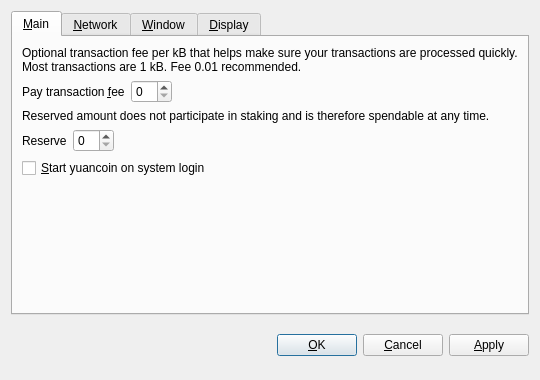
<?xml version="1.0" encoding="UTF-8"?>
<ui version="4.0">
 <class>OptionsDialog</class>
 <widget class="QDialog" name="OptionsDialog">
  <property name="geometry">
   <rect>
    <x>0</x>
    <y>0</y>
    <width>540</width>
    <height>380</height>
   </rect>
  </property>
  <property name="windowTitle">
   <string>Options</string>
  </property>
  <property name="modal">
   <bool>true</bool>
  </property>
  <layout class="QVBoxLayout" name="verticalLayout">
   <item>
    <widget class="QTabWidget" name="tabWidget">
     <property name="tabPosition">
      <enum>QTabWidget::North</enum>
     </property>
     <property name="currentIndex">
      <number>0</number>
     </property>
     <widget class="QWidget" name="tabMain">
      <attribute name="title">
       <string>&amp;Main</string>
      </attribute>
      <layout class="QVBoxLayout" name="verticalLayout_Main">
       <item>
        <widget class="QLabel" name="transactionFeeInfoLabel">
         <property name="text">
          <string>Optional transaction fee per kB that helps make sure your transactions are processed quickly. Most transactions are 1 kB. Fee 0.01 recommended.</string>
         </property>
         <property name="textFormat">
          <enum>Qt::PlainText</enum>
         </property>
         <property name="wordWrap">
          <bool>true</bool>
         </property>
        </widget>
       </item>
       <item>
        <layout class="QHBoxLayout" name="horizontalLayoutFee">
         <item>
          <widget class="QLabel" name="transactionFeeLabel">
           <property name="text">
            <string>Pay transaction &amp;fee</string>
           </property>
           <property name="textFormat">
            <enum>Qt::PlainText</enum>
           </property>
           <property name="buddy">
            <cstring>transactionFee</cstring>
           </property>
          </widget>
         </item>
         <item>
          <widget class="BitcoinAmountField" name="transactionFee"/>
         </item>
         <item>
          <spacer name="horizontalSpacerFee">
           <property name="orientation">
            <enum>Qt::Horizontal</enum>
           </property>
           <property name="sizeHint" stdset="0">
            <size>
             <width>40</width>
             <height>20</height>
            </size>
           </property>
          </spacer>
         </item>
        </layout>
       </item>
       <item>
        <widget class="QLabel" name="reserveBalanceInfoLabel">
         <property name="text">
          <string>Reserved amount does not participate in staking and is therefore spendable at any time.</string>
         </property>
         <property name="textFormat">
          <enum>Qt::PlainText</enum>
         </property>
         <property name="wordWrap">
          <bool>true</bool>
         </property>
        </widget>
       </item>
       <item>
        <layout class="QHBoxLayout" name="horizontalLayoutReserveBalance">
         <item>
          <widget class="QLabel" name="reserveBalanceLabel">
           <property name="text">
            <string>Reserve</string>
           </property>
           <property name="textFormat">
            <enum>Qt::PlainText</enum>
           </property>
           <property name="buddy">
            <cstring>reserveBalance</cstring>
           </property>
          </widget>
         </item>
         <item>
          <widget class="BitcoinAmountField" name="reserveBalance"/>
         </item>
         <item>
          <spacer name="horizontalSpacerReserveBalance">
           <property name="orientation">
            <enum>Qt::Horizontal</enum>
           </property>
           <property name="sizeHint" stdset="0">
            <size>
             <width>40</width>
             <height>20</height>
            </size>
           </property>
          </spacer>
         </item>
        </layout>
       </item>
       <item>
        <widget class="QCheckBox" name="bitcoinAtStartup">
         <property name="toolTip">
          <string>Automatically start yuancoin after logging in to the system.</string>
         </property>
         <property name="text">
          <string>&amp;Start yuancoin on system login</string>
         </property>
        </widget>
       </item>
       <item>
        <spacer name="verticalSpacer_Main">
         <property name="orientation">
          <enum>Qt::Vertical</enum>
         </property>
         <property name="sizeHint" stdset="0">
          <size>
           <width>20</width>
           <height>40</height>
          </size>
         </property>
        </spacer>
       </item>
      </layout>
     </widget>
     <widget class="QWidget" name="tabNetwork">
      <attribute name="title">
       <string>&amp;Network</string>
      </attribute>
      <layout class="QVBoxLayout" name="verticalLayout_Network">
       <item>
        <widget class="QCheckBox" name="mapPortUpnp">
         <property name="toolTip">
          <string>Automatically open the yuancoin client port on the router. This only works when your router supports UPnP and it is enabled.</string>
         </property>
         <property name="text">
          <string>Map port using &amp;UPnP</string>
         </property>
        </widget>
       </item>
       <item>
        <widget class="QCheckBox" name="connectSocks">
         <property name="toolTip">
          <string>Connect to the yuancoin network through a SOCKS proxy (e.g. when connecting through Tor).</string>
         </property>
         <property name="text">
          <string>&amp;Connect through SOCKS proxy:</string>
         </property>
        </widget>
       </item>
       <item>
        <layout class="QHBoxLayout" name="horizontalLayout_Network">
         <item>
          <widget class="QLabel" name="proxyIpLabel">
           <property name="text">
            <string>Proxy &amp;IP:</string>
           </property>
           <property name="textFormat">
            <enum>Qt::PlainText</enum>
           </property>
           <property name="buddy">
            <cstring>proxyIp</cstring>
           </property>
          </widget>
         </item>
         <item>
          <widget class="QValidatedLineEdit" name="proxyIp">
           <property name="maximumSize">
            <size>
             <width>140</width>
             <height>16777215</height>
            </size>
           </property>
           <property name="toolTip">
            <string>IP address of the proxy (e.g. 127.0.0.1)</string>
           </property>
          </widget>
         </item>
         <item>
          <widget class="QLabel" name="proxyPortLabel">
           <property name="text">
            <string>&amp;Port:</string>
           </property>
           <property name="textFormat">
            <enum>Qt::PlainText</enum>
           </property>
           <property name="buddy">
            <cstring>proxyPort</cstring>
           </property>
          </widget>
         </item>
         <item>
          <widget class="QLineEdit" name="proxyPort">
           <property name="maximumSize">
            <size>
             <width>55</width>
             <height>16777215</height>
            </size>
           </property>
           <property name="toolTip">
            <string>Port of the proxy (e.g. 9050)</string>
           </property>
          </widget>
         </item>
         <item>
          <widget class="QLabel" name="socksVersionLabel">
           <property name="text">
            <string>SOCKS &amp;Version:</string>
           </property>
           <property name="textFormat">
            <enum>Qt::PlainText</enum>
           </property>
           <property name="buddy">
            <cstring>socksVersion</cstring>
           </property>
          </widget>
         </item>
         <item>
          <widget class="QValueComboBox" name="socksVersion">
           <property name="toolTip">
            <string>SOCKS version of the proxy (e.g. 5)</string>
           </property>
          </widget>
         </item>
         <item>
          <spacer name="horizontalSpacer_Network">
           <property name="orientation">
            <enum>Qt::Horizontal</enum>
           </property>
           <property name="sizeHint" stdset="0">
            <size>
             <width>40</width>
             <height>20</height>
            </size>
           </property>
          </spacer>
         </item>
        </layout>
       </item>
       <item>
        <spacer name="verticalSpacer_Network">
         <property name="orientation">
          <enum>Qt::Vertical</enum>
         </property>
         <property name="sizeHint" stdset="0">
          <size>
           <width>20</width>
           <height>40</height>
          </size>
         </property>
        </spacer>
       </item>
      </layout>
     </widget>
     <widget class="QWidget" name="tabWindow">
      <attribute name="title">
       <string>&amp;Window</string>
      </attribute>
      <layout class="QVBoxLayout" name="verticalLayout_Window">
       <item>
        <widget class="QCheckBox" name="minimizeToTray">
         <property name="toolTip">
          <string>Show only a tray icon after minimizing the window.</string>
         </property>
         <property name="text">
          <string>&amp;Minimize to the tray instead of the taskbar</string>
         </property>
        </widget>
       </item>
       <item>
        <widget class="QCheckBox" name="minimizeOnClose">
         <property name="toolTip">
          <string>Minimize instead of exit the application when the window is closed. When this option is enabled, the application will be closed only after selecting Quit in the menu.</string>
         </property>
         <property name="text">
          <string>M&amp;inimize on close</string>
         </property>
        </widget>
       </item>
       <item>
        <spacer name="verticalSpacer_Window">
         <property name="orientation">
          <enum>Qt::Vertical</enum>
         </property>
         <property name="sizeHint" stdset="0">
          <size>
           <width>20</width>
           <height>40</height>
          </size>
         </property>
        </spacer>
       </item>
      </layout>
     </widget>
     <widget class="QWidget" name="tabDisplay">
      <attribute name="title">
       <string>&amp;Display</string>
      </attribute>
      <layout class="QVBoxLayout" name="verticalLayout_Display">
       <item>
        <layout class="QHBoxLayout" name="horizontalLayout_1_Display">
         <item>
          <widget class="QLabel" name="langLabel">
           <property name="text">
            <string>User Interface &amp;language:</string>
           </property>
           <property name="textFormat">
            <enum>Qt::PlainText</enum>
           </property>
           <property name="buddy">
            <cstring>lang</cstring>
           </property>
          </widget>
         </item>
         <item>
          <widget class="QValueComboBox" name="lang">
           <property name="toolTip">
            <string>The user interface language can be set here. This setting will take effect after restarting yuancoin.</string>
           </property>
          </widget>
         </item>
        </layout>
       </item>
       <item>
        <layout class="QHBoxLayout" name="horizontalLayout_2_Display">
         <item>
          <widget class="QLabel" name="unitLabel">
           <property name="text">
            <string>&amp;Unit to show amounts in:</string>
           </property>
           <property name="textFormat">
            <enum>Qt::PlainText</enum>
           </property>
           <property name="buddy">
            <cstring>unit</cstring>
           </property>
          </widget>
         </item>
         <item>
          <widget class="QValueComboBox" name="unit">
           <property name="toolTip">
            <string>Choose the default subdivision unit to show in the interface and when sending coins.</string>
           </property>
          </widget>
         </item>
        </layout>
       </item>
       <item>
        <widget class="QCheckBox" name="displayAddresses">
         <property name="toolTip">
          <string>Whether to show yuancoin addresses in the transaction list or not.</string>
         </property>
         <property name="text">
          <string>&amp;Display addresses in transaction list</string>
         </property>
        </widget>
       </item>
       <item>
        <widget class="QCheckBox" name="coinControlFeatures">
         <property name="toolTip">
          <string>Whether to show coin control features or not.</string>
         </property>
         <property name="text">
          <string>Display coin &amp;control features (experts only!)</string>
         </property>
        </widget>
       </item>
       <item>
        <spacer name="verticalSpacer_Display">
         <property name="orientation">
          <enum>Qt::Vertical</enum>
         </property>
         <property name="sizeHint" stdset="0">
          <size>
           <width>20</width>
           <height>40</height>
          </size>
         </property>
        </spacer>
       </item>
      </layout>
     </widget>
    </widget>
   </item>
   <item>
    <layout class="QHBoxLayout" name="horizontalLayout_Buttons">
     <item>
      <spacer name="horizontalSpacer_1">
       <property name="orientation">
        <enum>Qt::Horizontal</enum>
       </property>
       <property name="sizeHint" stdset="0">
        <size>
         <width>40</width>
         <height>48</height>
        </size>
       </property>
      </spacer>
     </item>
     <item>
      <widget class="QLabel" name="statusLabel">
       <property name="font">
        <font>
         <weight>75</weight>
         <bold>true</bold>
        </font>
       </property>
       <property name="text">
        <string/>
       </property>
       <property name="textFormat">
        <enum>Qt::PlainText</enum>
       </property>
       <property name="wordWrap">
        <bool>true</bool>
       </property>
      </widget>
     </item>
     <item>
      <spacer name="horizontalSpacer_2">
       <property name="orientation">
        <enum>Qt::Horizontal</enum>
       </property>
       <property name="sizeHint" stdset="0">
        <size>
         <width>40</width>
         <height>48</height>
        </size>
       </property>
      </spacer>
     </item>
     <item>
      <widget class="QPushButton" name="okButton">
       <property name="text">
        <string>&amp;OK</string>
       </property>
      </widget>
     </item>
     <item>
      <widget class="QPushButton" name="cancelButton">
       <property name="text">
        <string>&amp;Cancel</string>
       </property>
       <property name="autoDefault">
        <bool>false</bool>
       </property>
      </widget>
     </item>
     <item>
      <widget class="QPushButton" name="applyButton">
       <property name="text">
        <string>&amp;Apply</string>
       </property>
       <property name="autoDefault">
        <bool>false</bool>
       </property>
      </widget>
     </item>
    </layout>
   </item>
  </layout>
 </widget>
 <customwidgets>
  <customwidget>
   <class>BitcoinAmountField</class>
   <extends>QSpinBox</extends>
   <header>bitcoinamountfield.h</header>
  </customwidget>
  <customwidget>
   <class>QValueComboBox</class>
   <extends>QComboBox</extends>
   <header>qvaluecombobox.h</header>
  </customwidget>
  <customwidget>
   <class>QValidatedLineEdit</class>
   <extends>QLineEdit</extends>
   <header>qvalidatedlineedit.h</header>
  </customwidget>
 </customwidgets>
 <resources/>
 <connections/>
</ui>
